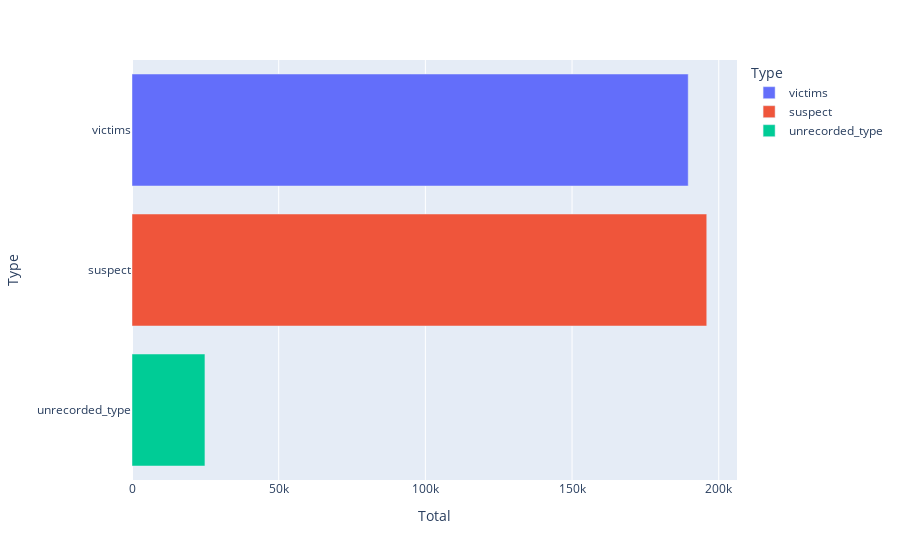

This figure's notebook cell:
### Markdown cell above
Here we can see that **males are 6.5x more involves in the violence**.while we stil have genders which are not recorded

### Code cell
type_df = df[["victims","suspect","unrecorded_type"]].sum().reset_index()
type_df.rename(columns={"index":"Type",0:"Total"},inplace = True)
print(type_df)

fig = px.bar(type_df, x="Total", y="Type", orientation='h',color='Type')
fig.show()

### Figure 1 — Plotly figure (JSON) as saved in the notebook; plotly's stock layout.template omitted (floating-point values rounded to 4 significant figures)
{"data": [{"alignmentgroup": "True", "hovertemplate": "Type=%{y}<br>Total=%{x}<extra></extra>", "legendgroup": "victims", "marker": {"color": "#636efa", "pattern": {"shape": ""}}, "name": "victims", "offsetgroup": "victims", "orientation": "h", "showlegend": true, "textposition": "auto", "type": "bar", "x": [189600], "xaxis": "x", "y": ["victims"], "yaxis": "y"}, {"alignmentgroup": "True", "hovertemplate": "Type=%{y}<br>Total=%{x}<extra></extra>", "legendgroup": "suspect", "marker": {"color": "#EF553B", "pattern": {"shape": ""}}, "name": "suspect", "offsetgroup": "suspect", "orientation": "h", "showlegend": true, "textposition": "auto", "type": "bar", "x": [195913], "xaxis": "x", "y": ["suspect"], "yaxis": "y"}, {"alignmentgroup": "True", "hovertemplate": "Type=%{y}<br>Total=%{x}<extra></extra>", "legendgroup": "unrecorded_type", "marker": {"color": "#00cc96", "pattern": {"shape": ""}}, "name": "unrecorded_type", "offsetgroup": "unrecorded_type", "orientation": "h", "showlegend": true, "textposition": "auto", "type": "bar", "x": [24863], "xaxis": "x", "y": ["unrecorded_type"], "yaxis": "y"}], "layout": {"barmode": "relative", "legend": {"title": {"text": "Type"}, "tracegroupgap": 0}, "margin": {"t": 60}, "xaxis": {"anchor": "y", "domain": [0, 1], "title": {"text": "Total"}}, "yaxis": {"anchor": "x", "categoryarray": ["unrecorded_type", "suspect", "victims"], "categoryorder": "array", "domain": [0, 1], "title": {"text": "Type"}}}}
